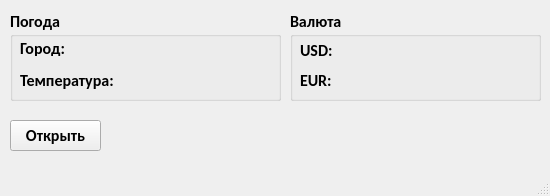
<?xml version="1.0" encoding="UTF-8"?>
<ui version="4.0">
 <class>MainWindow</class>
 <widget class="QMainWindow" name="MainWindow">
  <property name="geometry">
   <rect>
    <x>0</x>
    <y>0</y>
    <width>550</width>
    <height>196</height>
   </rect>
  </property>
  <property name="windowTitle">
   <string>HtmlParser</string>
  </property>
  <widget class="QWidget" name="centralwidget">
   <widget class="QGroupBox" name="grpWinter">
    <property name="geometry">
     <rect>
      <x>10</x>
      <y>10</y>
      <width>271</width>
      <height>91</height>
     </rect>
    </property>
    <property name="font">
     <font>
      <family>Calibri</family>
      <pointsize>12</pointsize>
      <weight>75</weight>
      <bold>true</bold>
     </font>
    </property>
    <property name="title">
     <string>Погода</string>
    </property>
    <widget class="QLabel" name="lblCity">
     <property name="geometry">
      <rect>
       <x>10</x>
       <y>30</y>
       <width>51</width>
       <height>16</height>
      </rect>
     </property>
     <property name="text">
      <string>Город:</string>
     </property>
    </widget>
    <widget class="QLabel" name="textCity">
     <property name="geometry">
      <rect>
       <x>70</x>
       <y>26</y>
       <width>191</width>
       <height>20</height>
      </rect>
     </property>
     <property name="text">
      <string/>
     </property>
    </widget>
    <widget class="QLabel" name="lblTemperature">
     <property name="geometry">
      <rect>
       <x>10</x>
       <y>60</y>
       <width>101</width>
       <height>21</height>
      </rect>
     </property>
     <property name="text">
      <string>Температура:</string>
     </property>
    </widget>
    <widget class="QLabel" name="textTemperature">
     <property name="geometry">
      <rect>
       <x>110</x>
       <y>60</y>
       <width>151</width>
       <height>21</height>
      </rect>
     </property>
     <property name="text">
      <string/>
     </property>
    </widget>
   </widget>
   <widget class="QGroupBox" name="grpCurrency">
    <property name="geometry">
     <rect>
      <x>290</x>
      <y>10</y>
      <width>251</width>
      <height>91</height>
     </rect>
    </property>
    <property name="font">
     <font>
      <family>Calibri</family>
      <pointsize>12</pointsize>
      <weight>75</weight>
      <bold>true</bold>
     </font>
    </property>
    <property name="title">
     <string>Валюта</string>
    </property>
    <widget class="QLabel" name="lblUSD">
     <property name="geometry">
      <rect>
       <x>10</x>
       <y>30</y>
       <width>41</width>
       <height>21</height>
      </rect>
     </property>
     <property name="text">
      <string>USD:</string>
     </property>
    </widget>
    <widget class="QLabel" name="textUSD">
     <property name="geometry">
      <rect>
       <x>50</x>
       <y>30</y>
       <width>47</width>
       <height>21</height>
      </rect>
     </property>
     <property name="text">
      <string/>
     </property>
    </widget>
    <widget class="QLabel" name="lblEUR">
     <property name="geometry">
      <rect>
       <x>10</x>
       <y>60</y>
       <width>41</width>
       <height>21</height>
      </rect>
     </property>
     <property name="text">
      <string>EUR:</string>
     </property>
    </widget>
    <widget class="QLabel" name="textEUR">
     <property name="geometry">
      <rect>
       <x>50</x>
       <y>60</y>
       <width>47</width>
       <height>21</height>
      </rect>
     </property>
     <property name="text">
      <string/>
     </property>
    </widget>
   </widget>
   <widget class="QPushButton" name="pbtnOpen">
    <property name="geometry">
     <rect>
      <x>10</x>
      <y>120</y>
      <width>91</width>
      <height>31</height>
     </rect>
    </property>
    <property name="font">
     <font>
      <family>Calibri</family>
      <pointsize>12</pointsize>
      <weight>75</weight>
      <bold>true</bold>
     </font>
    </property>
    <property name="text">
     <string>Открыть</string>
    </property>
   </widget>
  </widget>
  <widget class="QMenuBar" name="menubar">
   <property name="geometry">
    <rect>
     <x>0</x>
     <y>0</y>
     <width>550</width>
     <height>21</height>
    </rect>
   </property>
  </widget>
  <widget class="QStatusBar" name="statusbar"/>
 </widget>
 <resources/>
 <connections/>
</ui>
